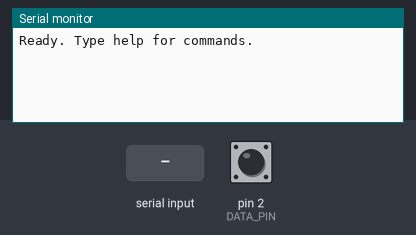
This program was run on a simulated Arduino Nano, built with avr-gcc and run on an emulated ATmega328P. On the bench: the last lines printed to the serial monitor. The inputs (shaded band) are chosen by the test bench; at power-on: pin 2 (DATA_PIN) HIGH.

Above: at 1.2 s.
1.3 s: "help 1\n" received over Serial
At 1.6 s:
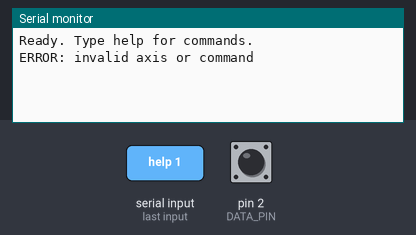
2.8 s: "help\n" received over Serial
At 3.7 s:
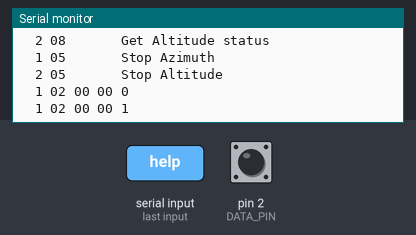
4.3 s: "0\n" received over Serial
At 5.1 s:
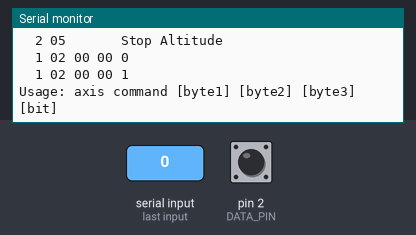
5.8 s: "90 45 200\n" received over Serial
At 6.3 s:
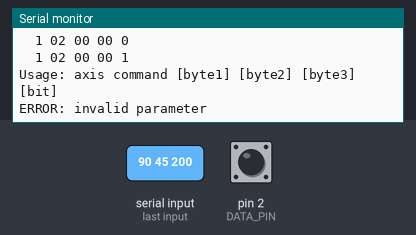
7.3 s: "90 45\n" received over Serial
At 8.5 s:
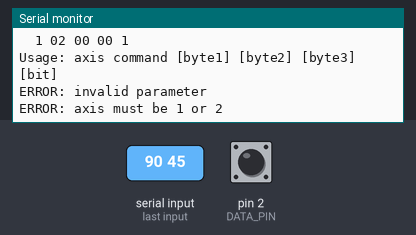
8.8 s: "1 90\n" received over Serial
At 9.8 s:
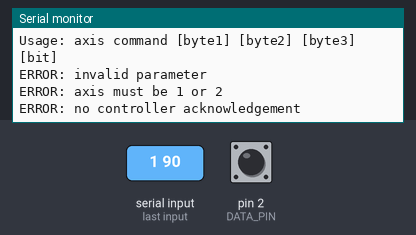

The program:

main.cpp
```cpp
#include <Arduino.h>

constexpr uint8_t DATA_PIN = 2;
constexpr uint8_t CLK_AZ_PIN = 3;
constexpr uint8_t CLK_ALT_PIN = 4;

constexpr uint16_t BIT_TIME_US = 96;
constexpr uint32_t ACK_TIMEOUT_US = BIT_TIME_US * 8UL;

uint8_t clockPinForAxis(uint8_t axis) {
  return axis == 1 ? CLK_AZ_PIN : CLK_ALT_PIN;
}

void dataRelease() {
  pinMode(DATA_PIN, INPUT_PULLUP);
}

void dataLow() {
  digitalWrite(DATA_PIN, LOW);
  pinMode(DATA_PIN, OUTPUT);
}

void clockIdle(uint8_t pin) {
  pinMode(pin, OUTPUT);
  digitalWrite(pin, HIGH);
}

bool waitForData(uint8_t expected) {
  const uint32_t start = micros();

  while (digitalRead(DATA_PIN) != expected) {
    if ((uint32_t)(micros() - start) >= ACK_TIMEOUT_US) {
      return false;
    }
  }

  return true;
}

bool startTransaction(uint8_t clockPin) {
  dataRelease();

  digitalWrite(clockPin, LOW);
  delayMicroseconds(BIT_TIME_US / 2);

  if (!waitForData(LOW)) {
    digitalWrite(clockPin, HIGH);
    dataRelease();
    return false;
  }

  digitalWrite(clockPin, HIGH);
  delayMicroseconds(BIT_TIME_US / 2);

  if (!waitForData(HIGH)) {
    dataRelease();
    return false;
  }

  delayMicroseconds(BIT_TIME_US);
  return true;
}

void sendBit(uint8_t value, uint8_t clockPin) {
  if (value) {
    dataRelease();
  } else {
    dataLow();
  }

  delayMicroseconds(BIT_TIME_US / 2);

  digitalWrite(clockPin, LOW);
  delayMicroseconds(BIT_TIME_US);

  digitalWrite(clockPin, HIGH);
  delayMicroseconds(BIT_TIME_US / 2);
}

void sendByte(uint8_t value, uint8_t clockPin) {
  for (uint8_t mask = 0x80; mask != 0; mask >>= 1) {
    sendBit((value & mask) != 0, clockPin);
  }

  dataRelease();
  delayMicroseconds(BIT_TIME_US);
}

uint8_t receiveBit(uint8_t clockPin) {
  dataRelease();

  digitalWrite(clockPin, LOW);
  delayMicroseconds(BIT_TIME_US / 2);

  const uint8_t value = digitalRead(DATA_PIN) ? 1 : 0;

  delayMicroseconds(BIT_TIME_US / 2);
  digitalWrite(clockPin, HIGH);
  delayMicroseconds(BIT_TIME_US);

  return value;
}

uint8_t receiveByte(uint8_t clockPin) {
  uint8_t value = 0;

  for (uint8_t i = 0; i < 8; ++i) {
    value = static_cast<uint8_t>(
      (value << 1) | receiveBit(clockPin)
    );
  }

  return value;
}

void printHexByte(uint8_t value) {
  if (value < 0x10) {
    Serial.print('0');
  }

  Serial.print(value, HEX);
}

bool parseHexByte(const char *text, uint8_t &value) {
  char *end = nullptr;
  const unsigned long result = strtoul(text, &end, 16);

  if (text == end || *end != '\0' || result > 0xFF) {
    return false;
  }

  value = static_cast<uint8_t>(result);
  return true;
}

void readFixedResponse(uint8_t command, uint8_t clockPin) {
  // 0x08: three bytes plus one bit.
  if (command == 0x08) {
    Serial.print(F("RX: "));

    for (uint8_t i = 0; i < 3; ++i) {
      printHexByte(receiveByte(clockPin));
      Serial.print(' ');
    }

    Serial.print(F("BIT="));
    Serial.println(receiveBit(clockPin));
  }
  // 0x09 and 0x0B: one response byte.
  else if (command == 0x09 || command == 0x0B) {
    Serial.print(F("RX: "));
    printHexByte(receiveByte(clockPin));
    Serial.println();
  }
  // Other commands have no response bytes.
  else {
  }
}

void executeCommand(
    uint8_t axis,
    uint8_t command,
    const uint8_t *parameters,
    uint8_t parameterCount,
    bool hasFinalBit,
    uint8_t finalBit
) {
  if (axis != 1 && axis != 2) {
    Serial.println(F("ERROR: axis must be 1 or 2"));
    return;
  }

  const uint8_t clockPin = clockPinForAxis(axis);
  clockIdle(clockPin);

  if (!startTransaction(clockPin)) {
    Serial.println(F("ERROR: no controller acknowledgement"));
    return;
  }

  sendByte(command, clockPin);

  for (uint8_t i = 0; i < parameterCount; ++i) {
    sendByte(parameters[i], clockPin);
  }

  if (hasFinalBit) {
    sendBit(finalBit, clockPin);
    dataRelease();
    delayMicroseconds(BIT_TIME_US);
  }

  readFixedResponse(command, clockPin);

  dataRelease();
  digitalWrite(clockPin, HIGH);
}

void processLine(char *line) {
  char *tokens[12];
  uint8_t tokenCount = 0;

  char *token = strtok(line, " \t");

  while (token != nullptr && tokenCount < 12) {
    tokens[tokenCount++] = token;
    token = strtok(nullptr, " \t");
  }

  if (tokenCount < 2) {
    Serial.println(F("Usage: axis command [byte1] [byte2] [byte3] [bit]"));
    return;
  }

  uint8_t axis;
  uint8_t command;

  if (!parseHexByte(tokens[0], axis) ||
      !parseHexByte(tokens[1], command)) {
    Serial.println(F("ERROR: invalid axis or command"));
    return;
  }

  uint8_t parameters[3];
  uint8_t parameterCount = 0;
  bool hasFinalBit = false;
  uint8_t finalBit = 0;

  uint8_t lastToken = tokenCount - 1;

  // A single final 0 or 1 is treated as one transmitted bit.
  if (tokenCount > 2 &&
      strlen(tokens[lastToken]) == 1 &&
      (tokens[lastToken][0] == '0' ||
       tokens[lastToken][0] == '1')) {
    hasFinalBit = true;
    finalBit = static_cast<uint8_t>(tokens[lastToken][0] - '0');
    tokenCount--;
  }

  for (uint8_t i = 2; i < tokenCount; ++i) {
    if (parameterCount >= 3) {
      Serial.println(F("ERROR: maximum three byte parameters"));
      return;
    }

    if (!parseHexByte(tokens[i], parameters[parameterCount])) {
      Serial.println(F("ERROR: invalid parameter"));
      return;
    }

    parameterCount++;
  }

  executeCommand(
      axis,
      command,
      parameters,
      parameterCount,
      hasFinalBit,
      finalBit
  );
}

void printHelp() {
  Serial.println(F("ETX/HBX Nano bridge"));
  Serial.println(F("Format: axis command [byte1] [byte2] [byte3] [bit]"));
  Serial.println(F("Examples:"));
  Serial.println(F("  1 0B       Get Azimuth motor type"));
  Serial.println(F("  2 0B       Get Altitude motor type"));
  Serial.println(F("  1 08       Get Azimuth status"));
  Serial.println(F("  2 08       Get Altitude status"));
  Serial.println(F("  1 05       Stop Azimuth"));
  Serial.println(F("  2 05       Stop Altitude"));
  Serial.println(F("  1 02 00 00 0"));
  Serial.println(F("  1 02 00 00 1"));
}

void setup() {
  Serial.begin(115200);

  dataRelease();
  clockIdle(CLK_AZ_PIN);
  clockIdle(CLK_ALT_PIN);

  Serial.println(F("Ready. Type help for commands."));
}

void loop() {
  if (!Serial.available()) {
    return;
  }

  char line[80];
  size_t length = Serial.readBytesUntil('\n', line, sizeof(line) - 1);
  line[length] = '\0';

  while (length > 0 &&
         (line[length - 1] == '\r' ||
          line[length - 1] == ' ' ||
          line[length - 1] == '\t')) {
    line[--length] = '\0';
  }

  if (strcmp(line, "help") == 0) {
    printHelp();
  } else if (length > 0) {
    processLine(line);
  }
}
```

Measured:
- after the input at 1.3 s, the serial monitor: prints a new line at once (image 1)
- after the input at 2.8 s, the serial monitor: prints a new line at once (image 2)
- after the input at 4.3 s, the serial monitor: prints a new line at once (image 3)
- after the input at 5.8 s, the serial monitor: prints a new line at once (image 4)
- after the input at 7.3 s, the serial monitor: prints a new line at once (image 5)
- after the input at 8.8 s, the serial monitor: prints a new line at once (image 6)
